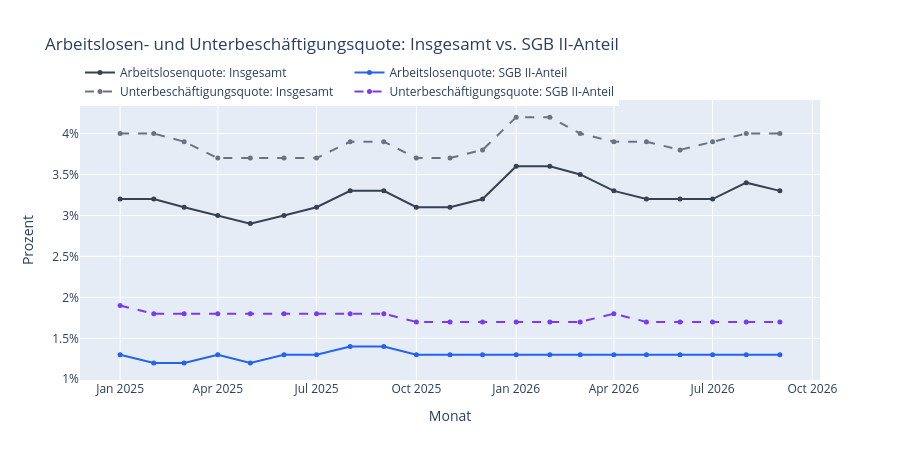

Notebook cell for this chart:
### Markdown cell above
## 3. Quoten im Vergleich: Arbeitslosenquote und Unterbeschäftigungsquote

### Code cell
fig = go.Figure()
fig.add_trace(go.Scatter(x=vergleich.index.to_timestamp(), y=vergleich["Arbeitslosenquote (%): Insgesamt"], name="Arbeitslosenquote: Insgesamt", mode="lines+markers", line=dict(color="#374151"), marker=dict(size=5)))
fig.add_trace(go.Scatter(x=vergleich.index.to_timestamp(), y=vergleich["Arbeitslosenquote (%): SGB II"], name="Arbeitslosenquote: SGB II-Anteil", mode="lines+markers", line=dict(color="#2563eb"), marker=dict(size=5)))
fig.add_trace(go.Scatter(x=vergleich.index.to_timestamp(), y=vergleich["Unterbeschäftigungsquote (%): Insgesamt"], name="Unterbeschäftigungsquote: Insgesamt", mode="lines+markers", line=dict(color="#6b7280", dash="dash"), marker=dict(size=5)))
fig.add_trace(go.Scatter(x=vergleich.index.to_timestamp(), y=vergleich["Unterbeschäftigungsquote (%): SGB II"], name="Unterbeschäftigungsquote: SGB II-Anteil", mode="lines+markers", line=dict(color="#7c3aed", dash="dash"), marker=dict(size=5)))
fig.update_layout(
    title="Arbeitslosen- und Unterbeschäftigungsquote: Insgesamt vs. SGB II-Anteil",
    yaxis_title="Prozent", yaxis_ticksuffix="%",
    xaxis_title="Monat", hovermode="x unified", legend=dict(orientation="h", y=1.15), height=460,
)
fig

### Figure 1 — Plotly figure (JSON) as saved in the notebook; plotly's stock layout.template omitted (floating-point values rounded to 4 significant figures)
{"data": [{"line": {"color": "#374151"}, "marker": {"size": 5}, "mode": "lines+markers", "name": "Arbeitslosenquote: Insgesamt", "type": "scatter", "x": ["2025-01-01T00:00:00", "2025-02-01T00:00:00", "2025-03-01T00:00:00", "2025-04-01T00:00:00", "2025-05-01T00:00:00", "2025-06-01T00:00:00", "2025-07-01T00:00:00", "2025-08-01T00:00:00", "2025-09-01T00:00:00", "2025-10-01T00:00:00", "2025-11-01T00:00:00", "2025-12-01T00:00:00", "2026-01-01T00:00:00", "2026-02-01T00:00:00", "2026-03-01T00:00:00", "2026-04-01T00:00:00", "2026-05-01T00:00:00", "2026-06-01T00:00:00", "2026-07-01T00:00:00", "2026-08-01T00:00:00", "2026-09-01T00:00:00"], "y": [3.2, 3.2, 3.1, 3.0, 2.9, 3.0, 3.1, 3.3, 3.3, 3.1, 3.1, 3.2, 3.6, 3.6, 3.5, 3.3, 3.2, 3.2, 3.2, 3.4, 3.3]}, {"line": {"color": "#2563eb"}, "marker": {"size": 5}, "mode": "lines+markers", "name": "Arbeitslosenquote: SGB II-Anteil", "type": "scatter", "x": ["2025-01-01T00:00:00", "2025-02-01T00:00:00", "2025-03-01T00:00:00", "2025-04-01T00:00:00", "2025-05-01T00:00:00", "2025-06-01T00:00:00", "2025-07-01T00:00:00", "2025-08-01T00:00:00", "2025-09-01T00:00:00", "2025-10-01T00:00:00", "2025-11-01T00:00:00", "2025-12-01T00:00:00", "2026-01-01T00:00:00", "2026-02-01T00:00:00", "2026-03-01T00:00:00", "2026-04-01T00:00:00", "2026-05-01T00:00:00", "2026-06-01T00:00:00", "2026-07-01T00:00:00", "2026-08-01T00:00:00", "2026-09-01T00:00:00"], "y": [1.3, 1.2, 1.2, 1.3, 1.2, 1.3, 1.3, 1.4, 1.4, 1.3, 1.3, 1.3, 1.3, 1.3, 1.3, 1.3, 1.3, 1.3, 1.3, 1.3, 1.3]}, {"line": {"color": "#6b7280", "dash": "dash"}, "marker": {"size": 5}, "mode": "lines+markers", "name": "Unterbeschäftigungsquote: Insgesamt", "type": "scatter", "x": ["2025-01-01T00:00:00", "2025-02-01T00:00:00", "2025-03-01T00:00:00", "2025-04-01T00:00:00", "2025-05-01T00:00:00", "2025-06-01T00:00:00", "2025-07-01T00:00:00", "2025-08-01T00:00:00", "2025-09-01T00:00:00", "2025-10-01T00:00:00", "2025-11-01T00:00:00", "2025-12-01T00:00:00", "2026-01-01T00:00:00", "2026-02-01T00:00:00", "2026-03-01T00:00:00", "2026-04-01T00:00:00", "2026-05-01T00:00:00", "2026-06-01T00:00:00", "2026-07-01T00:00:00", "2026-08-01T00:00:00", "2026-09-01T00:00:00"], "y": [4.0, 4.0, 3.9, 3.7, 3.7, 3.7, 3.7, 3.9, 3.9, 3.7, 3.7, 3.8, 4.2, 4.2, 4.0, 3.9, 3.9, 3.8, 3.9, 4.0, 4.0]}, {"line": {"color": "#7c3aed", "dash": "dash"}, "marker": {"size": 5}, "mode": "lines+markers", "name": "Unterbeschäftigungsquote: SGB II-Anteil", "type": "scatter", "x": ["2025-01-01T00:00:00", "2025-02-01T00:00:00", "2025-03-01T00:00:00", "2025-04-01T00:00:00", "2025-05-01T00:00:00", "2025-06-01T00:00:00", "2025-07-01T00:00:00", "2025-08-01T00:00:00", "2025-09-01T00:00:00", "2025-10-01T00:00:00", "2025-11-01T00:00:00", "2025-12-01T00:00:00", "2026-01-01T00:00:00", "2026-02-01T00:00:00", "2026-03-01T00:00:00", "2026-04-01T00:00:00", "2026-05-01T00:00:00", "2026-06-01T00:00:00", "2026-07-01T00:00:00", "2026-08-01T00:00:00", "2026-09-01T00:00:00"], "y": [1.9, 1.8, 1.8, 1.8, 1.8, 1.8, 1.8, 1.8, 1.8, 1.7, 1.7, 1.7, 1.7, 1.7, 1.7, 1.8, 1.7, 1.7, 1.7, 1.7, 1.7]}], "layout": {"height": 460, "hovermode": "x unified", "legend": {"orientation": "h", "y": 1.15}, "title": {"text": "Arbeitslosen- und Unterbeschäftigungsquote: Insgesamt vs. SGB II-Anteil"}, "xaxis": {"title": {"text": "Monat"}}, "yaxis": {"ticksuffix": "%", "title": {"text": "Prozent"}}}}
